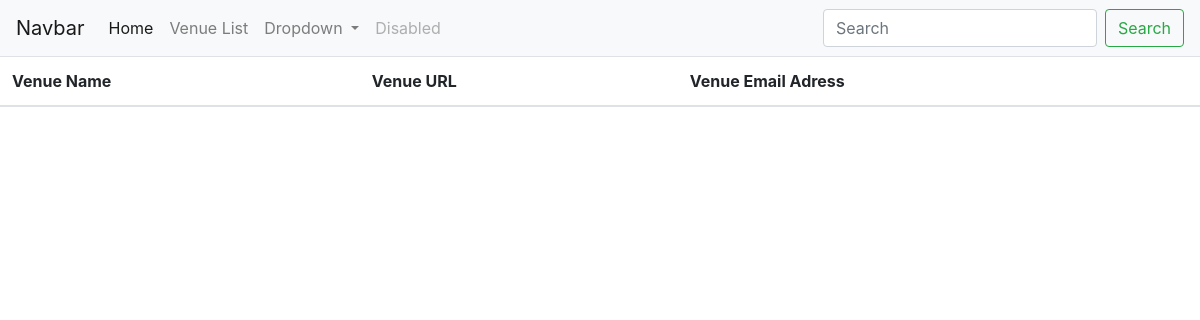
Page /venues/venue_list on the earlier database version.
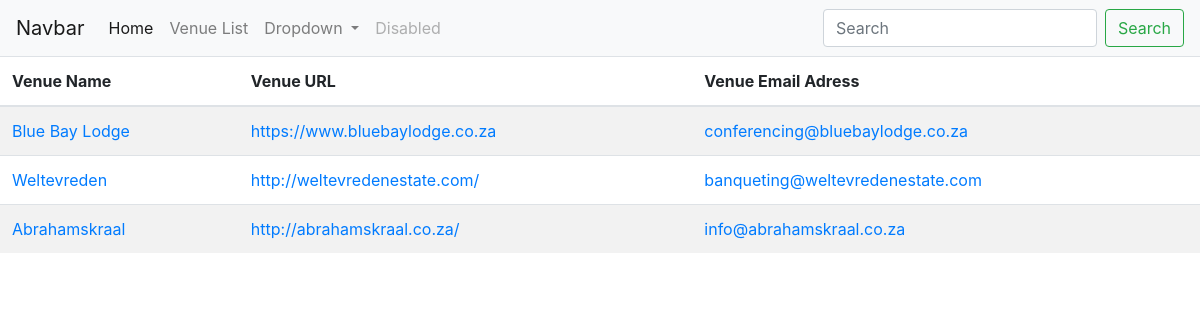
Same page on the later database version.
### venues/models.py (models this page shows)
class Venues(models.Model):
	name = models.CharField(max_length=200)
	added = models.DateTimeField('date published')
	url = models.URLField( max_length=128, db_index=True, unique= True,  blank=False)
	email = models.EmailField(max_length=70,blank=True, unique= True)
	price = models.IntegerField(blank = True, null = True)
	tables = models.BooleanField(default=False)
	cutlery = models.BooleanField(default=False)
	crockery = models.BooleanField(default=False)
	accomodation = models.BooleanField(default=False)
	profile_image = models.ImageField(upload_to=get_image_path, default = "media/default.jpg", blank=True, null=True)
	def __str__(self):
		return "{}".format(self.name)

### venues/views.py (the view)
def view_venues(request):
	data = Venues.objects.all()
	print(data)
	return render(request, 'venues/list.html', {'data' : data})

### venues/templates/venues/list.html
{% extends "navbar.html" %}
{% block content %}
<table  class="table table-striped">
	<thead>
	<tr>
    <th>Venue Name</th>
    <th>Venue URL</th>
    <th>Venue Email Adress</th>
  	</tr>
  	</thead>
{% for i in data %}
	<tr>
	<td>
	<a href="http://127.0.0.1:8000/venues/venue_info?venue={{ i.name }}" target="_self">{{ i.name}}</a>
	</td>
	<td>
	<a href="{{ i.url }}" target="_blank">{{ i.url }}</a>
    </td>
    <td>
    <a href="mailto:{{ i.email }}">{{ i.email }}</a>
    </td>
	</tr>
{% endfor %}
</table>
{% endblock %}

### templates/navbar.html (shortened to what this page needs)
<!doctype html>
<html lang="en">
  <head>
    <link rel="stylesheet" href="https://stackpath.bootstrapcdn.com/bootstrap/4.2.1/css/bootstrap.min.css">
  </head>
<nav class="navbar navbar-expand-lg navbar-light bg-light">
  <a class="navbar-brand" href="#">Navbar</a>
  <div class="collapse navbar-collapse" id="navbarSupportedContent">
    <ul class="navbar-nav mr-auto">
      <li class="nav-item active">
        <a class="nav-link" href="#">Home <span class="sr-only">(current)</span></a>
      </li>
      <li class="nav-item">
        <a class="nav-link" href="http://127.0.0.1:8000/venues/venue_list">Venue List</a>
      </li>
      <li class="nav-item dropdown">
        <a class="nav-link dropdown-toggle" href="#" id="navbarDropdown" role="button" data-toggle="dropdown" aria-haspopup="true" aria-expanded="false">
          Dropdown
        </a>
      </li>
      <li class="nav-item">
        <a class="nav-link disabled" href="#" tabindex="-1" aria-disabled="true">Disabled</a>
      </li>
    </ul>
    <form class="form-inline my-2 my-lg-0">
      <input class="form-control mr-sm-2" type="search" placeholder="Search" aria-label="Search">
      <button class="btn btn-outline-success my-2 my-sm-0" type="submit">Search</button>
    </form>
  </div>
</nav>
<body>
  <main>
    {% block content %}
    {% endblock %}
  </main>
</body>

Differences in the rows shown:
added Venues: name "Blue Bay Lodge", url "https://www.bluebaylodge.co.za", email "conferencing@bluebaylodge.co.za"
added Venues: name "Weltevreden", url "http://weltevredenestate.com/", email "banqueting@weltevredenestate.com"
added Venues: name "Abrahamskraal", url "http://abrahamskraal.co.za/", email "info@abrahamskraal.co.za"
